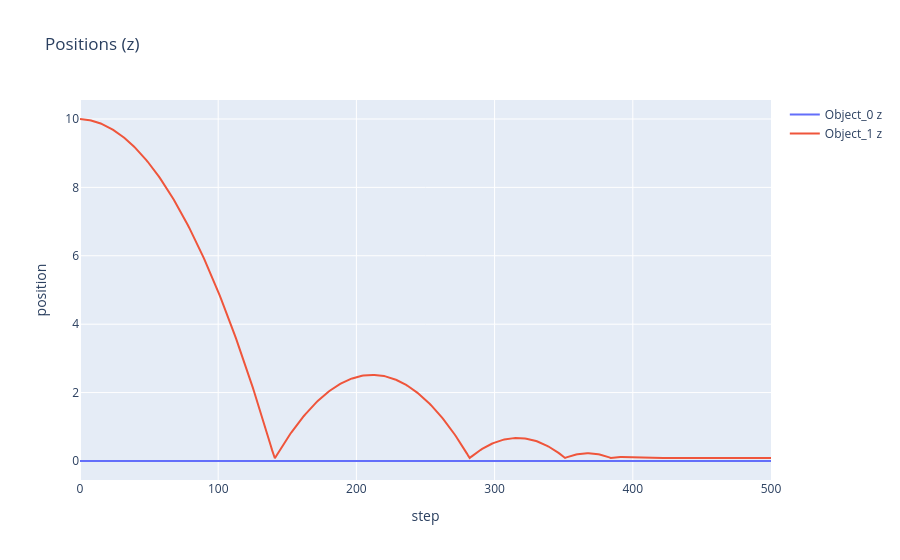

The notebook cell this image was saved under:
### Code cell
motionCSV.plot_positions_z()

### Figure 1 — Plotly figure (JSON) as saved in the notebook; plotly's stock layout.template omitted (floating-point values rounded to 4 significant figures; data arrays with more than 128 entries replaced by an {"elided": "..."} marker saying what was removed)
{"data": [{"mode": "lines", "name": "Object_0 z", "type": "scatter", "x": {"elided": "501 int values"}, "y": {"elided": "501 float values"}}, {"mode": "lines", "name": "Object_1 z", "type": "scatter", "x": {"elided": "501 int values"}, "y": {"elided": "501 float values"}}], "layout": {"title": {"text": "Positions (z)"}, "xaxis": {"title": {"text": "step"}}, "yaxis": {"title": {"text": "position"}}}}
